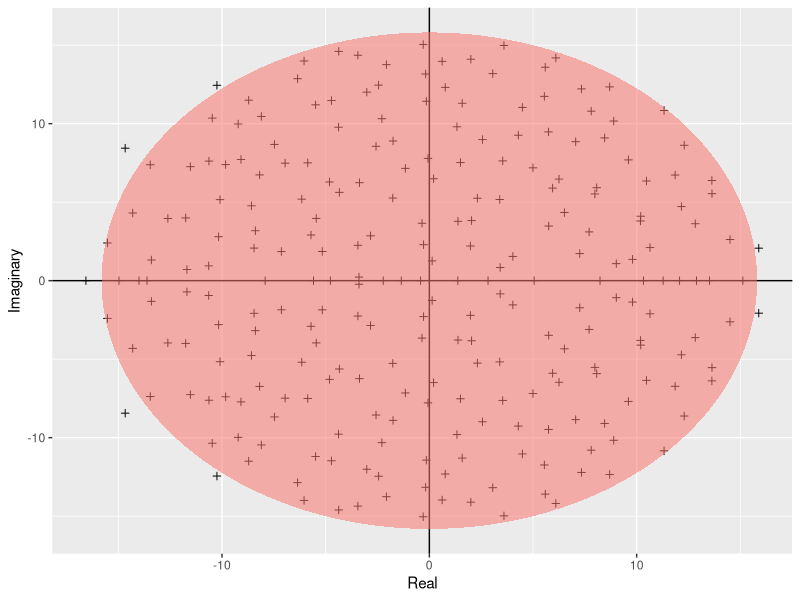

This chart was generated by the following R code:
library(ggplot2)
build_ellipse <- function(hradius, vradius){ # function that returns an ellipse
  npoints = 250
  a <- seq(0, 2 * pi, length = npoints + 1)
  x <- hradius * cos(a)
  y <- vradius * sin(a)  
  return(data.frame(x = x, y = y))
}

N <- 250 # Assign size of the matrix

M <- matrix(rnorm(N * N), N, N) # Build the matrix

eigvals <- eigen(M)$values # Find the eigenvalues

eigDF <- data.frame("Real" = Re(eigvals), "Imaginary" = Im(eigvals)) # Build a dataframe

my_radius <- sqrt(N) # The radius of the circle is sqrt(N)

ellDF <- build_ellipse(my_radius, my_radius) # Dataframe to plot the ellipse

names(ellDF) <- c("Real", "Imaginary") # rename the columns

# plot the eigenvalues
p <- ggplot(eigDF, aes(x = Real, y = Imaginary))
p <- p +
  geom_point(shape = I(3)) +
  theme(legend.position = "none")

# now add the vertical and horizontal line
p <- p + geom_hline(aes(yintercept = 0))
p <- p + geom_vline(aes(xintercept = 0))

# finally, add the ellipse
p <- p + geom_polygon(data = ellDF, aes(x = Real, y = Imaginary, alpha = 1/20, fill = "red"))

# Save the plot as Girko.pdf in the results directory
ggsave("../results/Girko.pdf", plot = p, width = 8, height = 6)
